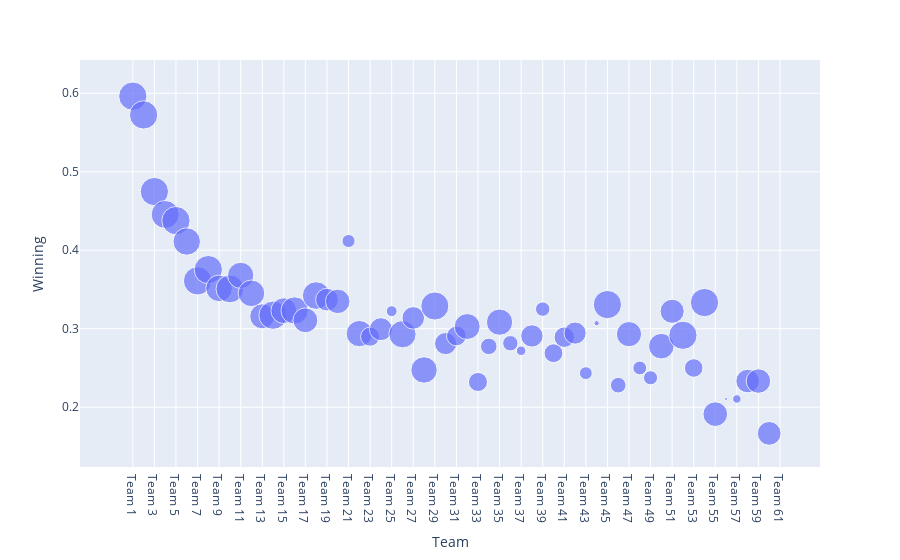

The notebook cell saved with this chart:
### Code cell
# Young vs old team's performance

fig = px.scatter(data2, x="Team", y="Winning",size="Experience")
fig.show()

### Figure 1 — Plotly figure (JSON) as saved in the notebook; plotly's stock layout.template omitted (floating-point values rounded to 4 significant figures)
{"data": [{"hovertemplate": "Team=%{x}<br>Winning=%{y}<br>Experience=%{marker.size}<extra></extra>", "legendgroup": "", "marker": {"color": "#636efa", "size": [88, 88, 88, 86, 88, 83, 88, 88, 78, 85, 76, 78, 69, 88, 73, 82, 68, 84, 57, 66, 19, 76, 40, 58, 13, 82, 56, 77, 87, 54, 43, 74, 40, 30, 76, 26, 10, 55, 23, 39, 46, 54, 18, 3, 88, 27, 70, 21, 22, 72, 64, 88, 38, 88, 67, 1, 8, 61, 66, 62, 0], "sizemode": "area", "sizeref": 0.22, "symbol": "circle"}, "mode": "markers", "name": "", "orientation": "v", "showlegend": false, "type": "scatter", "x": ["Team 1", "Team 2", "Team 3", "Team 4", "Team 5", "Team 6", "Team 7", "Team 8", "Team 9", "Team 10", "Team 11", "Team 12", "Team 13", "Team 14", "Team 15", "Team 16", "Team 17", "Team 18", "Team 19", "Team 20", "Team 21", "Team 22", "Team 23", "Team 24", "Team 25", "Team 26", "Team 27", "Team 28", "Team 29", "Team 30", "Team 31", "Team 32", "Team 33", "Team 34", "Team 35", "Team 36", "Team 37", "Team 38", "Team 39", "Team 40", "Team 41", "Team 42", "Team 43", "Team 44", "Team 45", "Team 46", "Team 47", "Team 48", "Team 49", "Team 50", "Team 51", "Team 52", "Team 53", "Team 54", "Team 55", "Team 56", "Team 57", "Team 58", "Team 59", "Team 60", "Team 61"], "xaxis": "x", "y": [0.5963, 0.5724, 0.4748, 0.4456, 0.4377, 0.4111, 0.361, 0.3753, 0.3515, 0.3507, 0.368, 0.3451, 0.3158, 0.3172, 0.323, 0.3232, 0.3108, 0.3423, 0.337, 0.3349, 0.4118, 0.2938, 0.2899, 0.2994, 0.3224, 0.293, 0.3138, 0.2474, 0.3289, 0.2811, 0.2908, 0.3028, 0.2321, 0.2775, 0.3084, 0.2815, 0.2719, 0.2908, 0.325, 0.2688, 0.2892, 0.2944, 0.2434, 0.307, 0.3308, 0.2281, 0.2931, 0.25, 0.2375, 0.2778, 0.3222, 0.2917, 0.25, 0.3333, 0.1912, 0.2105, 0.2105, 0.2333, 0.2333, 0.1667, null], "yaxis": "y"}], "layout": {"legend": {"itemsizing": "constant", "tracegroupgap": 0}, "margin": {"t": 60}, "xaxis": {"anchor": "y", "domain": [0, 1], "title": {"text": "Team"}}, "yaxis": {"anchor": "x", "domain": [0, 1], "title": {"text": "Winning"}}}}
